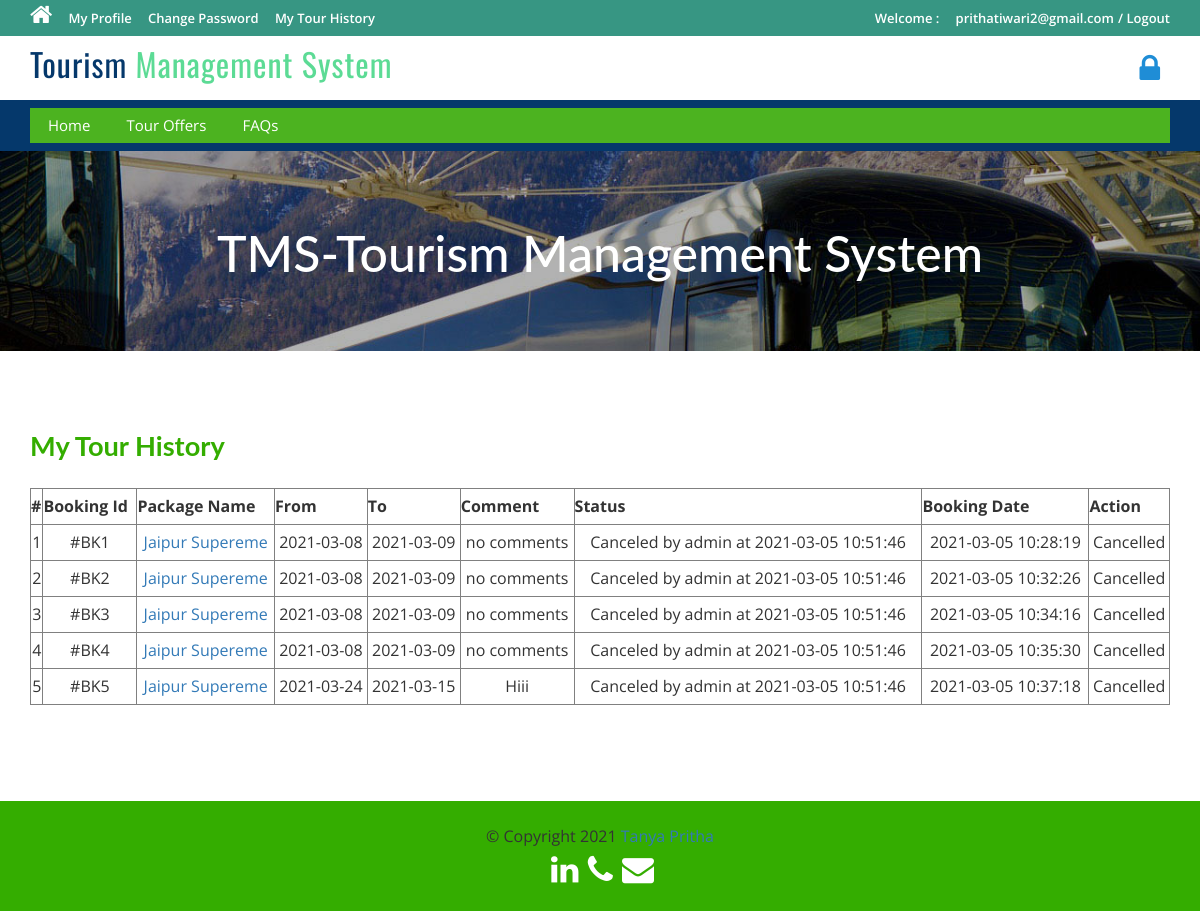
The page /tour-history.php (signed in) on the database its author committed.
### tables this page shows
CREATE TABLE `tblbooking` (
  `BookingId` int(11) NOT NULL,
  `PackageId` int(11) NOT NULL,
  `UserEmail` varchar(100) NOT NULL,
  `FromDate` varchar(100) NOT NULL,
  `ToDate` varchar(100) NOT NULL,
  `Comment` mediumtext NOT NULL,
  `RegDate` timestamp NOT NULL DEFAULT current_timestamp(),
  `status` int(11) NOT NULL,
  `CancelledBy` varchar(5) DEFAULT NULL,
  `UpdationDate` timestamp NULL DEFAULT NULL ON UPDATE current_timestamp()
);

CREATE TABLE `tbltourpackages` (
  `PackageName` varchar(50) NOT NULL,
  `PackageType` varchar(50) NOT NULL,
  `PackageLocation` varchar(50) NOT NULL,
  `PackageFetures` varchar(100) NOT NULL,
  `PackagePrice` int(6) NOT NULL,
  `PackageId` int(100) NOT NULL,
  `PackageImage` varchar(50) NOT NULL
);

### tour-history.php (the view, shortened to what this page needs)
<?php
include('includes/config.php');
if(strlen($_SESSION['login'])==0)
	{
header('location:index.php');
}
else{
?>
<!DOCTYPE HTML>
<html>
<head>
<link href="css/bootstrap.css" rel='stylesheet' type='text/css' />
<link href="css/style.css" rel='stylesheet' type='text/css' />
<link href="css/font-awesome.css" rel="stylesheet">
<link href="css/animate.css" rel="stylesheet" type="text/css" media="all">
</head>
<body>
<div class="top-header">
<?php include('includes/header.php');?>
<div class="banner-1 ">
	<div class="container">
		<h1 class="wow zoomIn animated animated" data-wow-delay=".5s" style="visibility: visible; animation-delay: 0.5s; animation-name: zoomIn;">TMS-Tourism Management System</h1>
	</div>
</div>
<div class="privacy">
	<div class="container">
		<h3 class="wow fadeInDown animated animated" data-wow-delay=".5s" style="visibility: visible; animation-delay: 0.5s; animation-name: fadeInDown;">My Tour History</h3>
		<form name="chngpwd" method="post" onSubmit="return valid();">
	<p>
	<table border="1" width="100%">
<tr align="center">
<th>#</th>
<th>Booking Id</th>
<th>Package Name</th>
<th>From</th>
<th>To</th>
<th>Comment</th>
<th>Status</th>
<th>Booking Date</th>
<th>Action</th>
</tr>
<?php
$uemail=$_SESSION['login'];;
$sql = "SELECT tblbooking.BookingId as bookid,tblbooking.PackageId as pkgid,tbltourpackages.PackageName as packagename,tblbooking.FromDate as fromdate,tblbooking.ToDate as todate,tblbooking.Comment as comment,tblbooking.status as status,tblbooking.RegDate as regdate,tblbooking.CancelledBy as cancelby,tblbooking.UpdationDate as upddate from tblbooking join tbltourpackages on tbltourpackages.PackageId=tblbooking.PackageId where UserEmail=:uemail";
$query = $dbh->prepare($sql);
$query -> bindParam(':uemail', $uemail, PDO::PARAM_STR);
$query->execute();
$results=$query->fetchAll(PDO::FETCH_OBJ);
$cnt=1;
if($query->rowCount() > 0)
{
foreach($results as $result)
{	?>
<tr align="center">
<td><?php echo htmlentities($cnt);?></td>
<td>#BK<?php echo htmlentities($result->bookid);?></td>
<td><a href="package-details.php?pkgid=<?php echo htmlentities($result->pkgid);?>"><?php echo htmlentities($result->packagename);?></a></td>
<td><?php echo htmlentities($result->fromdate);?></td>
<td><?php echo htmlentities($result->todate);?></td>
<td><?php echo htmlentities($result->comment);?></td>
<td><?php if($result->status==0)
{
echo "Pending";
}
if($result->status==2 and $result->cancelby=='a')
{
echo "Canceled by admin at " .$result->upddate;
}
?></td>
<td><?php echo htmlentities($result->regdate);?></td>
<?php if($result->status==2)
{
	?><td>Cancelled</td>
<?php } else {?>
<td><a href="tour-history.php?bkid=<?php echo htmlentities($result->bookid);?>" onclick="return confirm('Do you really want to cancel booking')" >Cancel</a></td>
<?php }?>
</tr>
<?php $cnt=$cnt+1; }} ?>
	</table>
			</p>
			</form>
	</div>
</div>
<?php include('includes/footer.php');?>
</body>
</html>
<?php } ?>

### css/style.css (style rules this page uses)
html, body { font-size: 100%; background: #fff; font-family: 'Open Sans', sans-serif; }
body a,.grid_1,plan_1,plan_1.one,plan_1.two,i.icon1, i.icon2, i.icon3, i.icon4, i.icon5, i.icon6 { transition:0.5s all; -webkit-transition:0.5s all; -moz-transition:0.5s all; -o-transition:0.5s all; -ms-transition:0.5s all; }
h1,h2,h3,h4,h5,h6 { margin:0; font-family: 'Lato', sans-serif; }
p { margin:0; }
.top-header { background-color: #379683; border-bottom: 0 none; height: 36px; line-height: 35px; }
.banner-1 { background: url(../images/3.jpg)no-repeat; background-size: cover; -webkit-background-size: cover; -o-background-size: cover; -ms-background-size: cover; -moz-background-size: cover; min-height:200px; }
.banner-1 h1 { font-size: 50px; margin-bottom: 40px; padding: 1.5em 0 0; text-align: center; color: #ffffff; }
.privacy h3 { color: #34AD00; font-size: 1.7em; font-weight: 700; margin-bottom: 1em; }
.privacy { padding: 5em 0; }
.privacy p { font-size: 1em; line-height: 1.8em; color: #999; margin: 1em 0; }

### rows shown on the page
tblbooking: BookingId "1", PackageId.PackageName "Jaipur Supereme", FromDate "2021-03-08", ToDate "2021-03-09", Comment "no comments", UpdationDate "2021-03-05 10:51:46", RegDate "2021-03-05 10:28:19", status "Cancelled"
tblbooking: BookingId "2", PackageId.PackageName "Jaipur Supereme", FromDate "2021-03-08", ToDate "2021-03-09", Comment "no comments", UpdationDate "2021-03-05 10:51:46", RegDate "2021-03-05 10:32:26", status "Cancelled"
tblbooking: BookingId "3", PackageId.PackageName "Jaipur Supereme", FromDate "2021-03-08", ToDate "2021-03-09", Comment "no comments", UpdationDate "2021-03-05 10:51:46", RegDate "2021-03-05 10:34:16", status "Cancelled"
tblbooking: BookingId "4", PackageId.PackageName "Jaipur Supereme", FromDate "2021-03-08", ToDate "2021-03-09", Comment "no comments", UpdationDate "2021-03-05 10:51:46", RegDate "2021-03-05 10:35:30", status "Cancelled"
tblbooking: BookingId "5", PackageId.PackageName "Jaipur Supereme", FromDate "2021-03-24", ToDate "2021-03-15", Comment "Hiii", UpdationDate "2021-03-05 10:51:46", RegDate "2021-03-05 10:37:18", status "Cancelled"

### other values the page prints
$_SESSION['login'] "prithatiwari2@gmail.com"
